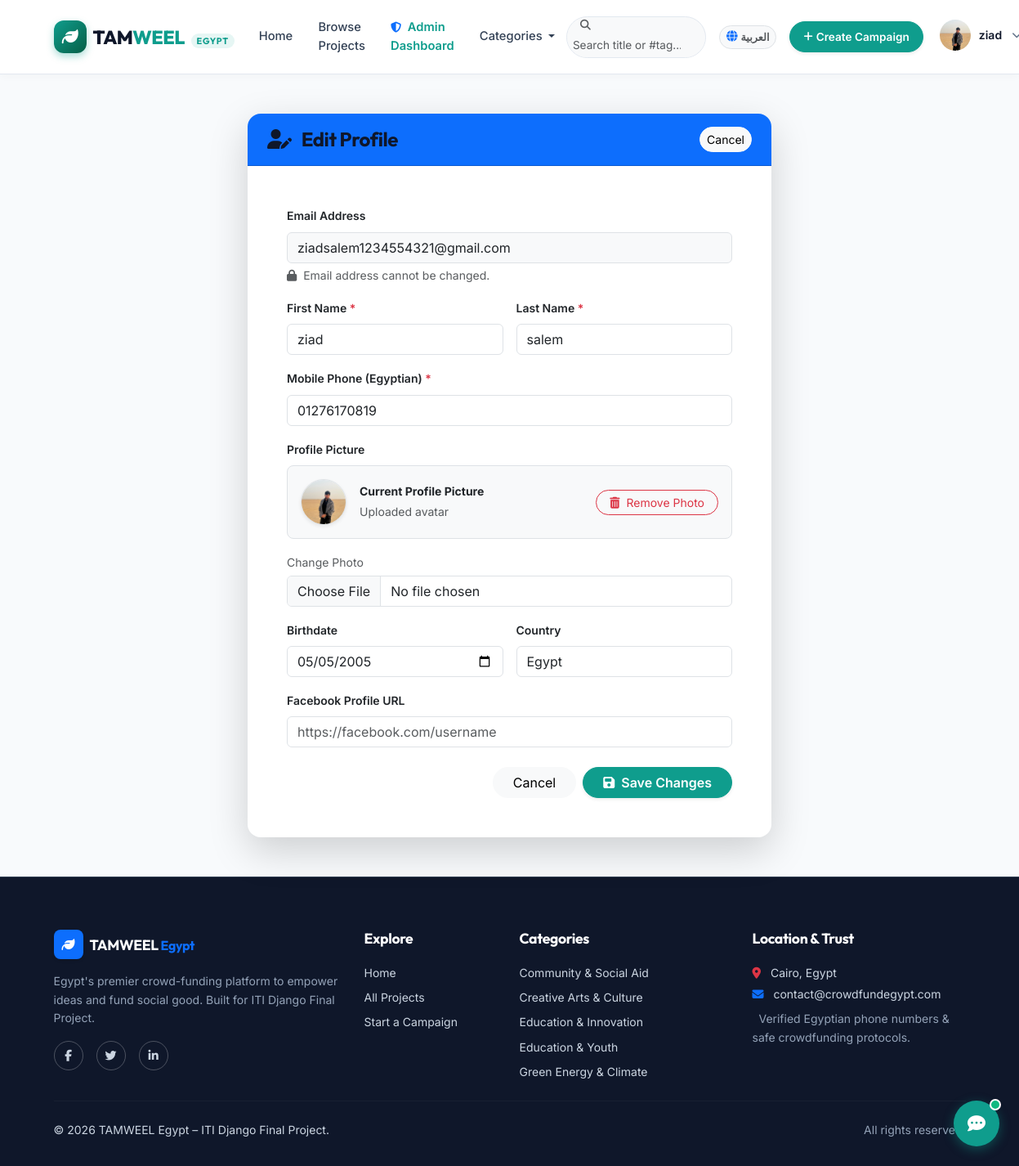
The page /accounts/profile/edit/ (signed in) on the database its author committed.
### accounts/models.py (models this page shows, shortened)
class User(AbstractUser):
    username = None
    email = models.EmailField(_('Email Address'), unique=True)
    first_name = models.CharField(_('First Name'), max_length=150)
    last_name = models.CharField(_('Last Name'), max_length=150)
    mobile_phone = models.CharField(
        _('Mobile Phone'),
        max_length=20,
        blank=True,
        default='',
        validators=[validate_egyptian_phone],
        help_text=_('Egyptian phone number (e.g., 01012345678 or +201012345678)')
    )
    profile_picture = models.ImageField(
        _('Profile Picture'),
        upload_to='profiles/%Y/%m/',
        blank=True,
        null=True
    )
    birthdate = models.DateField(_('Birthdate'), blank=True, null=True)
    facebook_profile = models.URLField(_('Facebook Profile URL'), blank=True, null=True)
    country = models.CharField(_('Country'), max_length=100, blank=True, default='Egypt')
    USERNAME_FIELD = 'email'
    REQUIRED_FIELDS = ['first_name', 'last_name', 'mobile_phone']
    objects = UserManager()
    class Meta:
        verbose_name = _('User')
        verbose_name_plural = _('Users')
        ordering = ['-date_joined']
    def get_full_name(self):
        full_name = f"{self.first_name} {self.last_name}".strip()
        return full_name if full_name else self.email

### projects/models.py (models this page shows, shortened)
class Category(models.Model):
    name = models.CharField(max_length=100, unique=True)
    slug = models.SlugField(max_length=120, unique=True, blank=True)
    description = models.TextField(blank=True)
    created_at = models.DateTimeField(auto_now_add=True)
    class Meta:
        verbose_name = 'Category'
        verbose_name_plural = 'Categories'
        ordering = ['name']

### accounts/views.py (the view)
# urls.py: path('profile/edit/', views.edit_profile_view, name='edit_profile'),
@login_required
def edit_profile_view(request):
    user = request.user
    if request.method == 'POST':
        form = UserProfileEditForm(request.POST, request.FILES, instance=user)
        if form.is_valid():
            form.save()
            messages.success(request, 'Your profile has been updated successfully!')
            return redirect('accounts:profile')
    else:
        form = UserProfileEditForm(instance=user)
    return render(request, 'accounts/edit_profile.html', {'form': form, 'user_obj': user})

### projects/context_processors.py (called while the page is built)
def global_categories(request):
    try:
        categories = Category.objects.all().order_by('name')
    except Exception:
        categories = []
    return {
        'nav_categories': categories,
    }

### templates/accounts/edit_profile.html (shortened to what this page needs)
{% extends 'base.html' %}
{% load i18n %}
{% block content %}
<div class="container py-5">
  <div class="row justify-content-center">
    <div class="col-lg-7">
      <div class="card border-0 shadow-lg rounded-4 overflow-hidden">
        <div class="card-header bg-primary text-white py-3 px-4 d-flex justify-content-between align-items-center">
          <h4 class="fw-bold mb-0"><i class="fa-solid fa-user-pen me-2"></i> {% translate "Edit Profile" %}</h4>
          <a href="{% url 'accounts:profile' %}" class="btn btn-sm btn-light rounded-pill">{% translate "Cancel" %}</a>
        </div>
        <div class="card-body p-4 p-md-5">
          <form method="POST" enctype="multipart/form-data" novalidate>
            <div class="mb-3">
              <label class="form-label fw-semibold small">{% translate "Email Address" %}</label>
              <input type="email" class="form-control bg-light" value="{{ user_obj.email }}" disabled>
              <div class="form-text text-muted">
                <i class="fa-solid fa-lock me-1"></i> {% translate "Email address cannot be changed." %}
              </div>
            </div>
            <div class="row g-3 mb-3">
              <div class="col-md-6">
                <label class="form-label fw-semibold small">{% translate "First Name" %} <span class="text-danger">*</span></label>
                {{ form.first_name }}
              </div>
              <div class="col-md-6">
                <label class="form-label fw-semibold small">{% translate "Last Name" %} <span class="text-danger">*</span></label>
                {{ form.last_name }}
              </div>
            </div>
            <div class="mb-3">
              <label class="form-label fw-semibold small">{% translate "Mobile Phone (Egyptian)" %} <span class="text-danger">*</span></label>
              {{ form.mobile_phone }}
            </div>
            <div class="mb-3">
              <label class="form-label fw-semibold small">{% translate "Profile Picture" %}</label>
              {% if user_obj.profile_picture %}
                <div class="d-flex flex-column flex-sm-row align-items-sm-center justify-content-between p-3 bg-light rounded-3 mb-3 border gap-3">
                  <div class="d-flex align-items-center gap-3">
                    <img src="{{ user_obj.profile_picture.url }}" alt="{{ user_obj.first_name }}" class="rounded-circle object-fit-cover shadow-sm border" width="56" height="56">
                    <div>
                      <span class="small fw-bold d-block text-dark">{% translate "Current Profile Picture" %}</span>
                      <small class="text-muted">{% translate "Uploaded avatar" %}</small>
                    </div>
                  </div>
                  <div>
                    <button type="button" class="btn btn-sm btn-outline-danger rounded-pill px-3" data-bs-toggle="modal" data-bs-target="#removePhotoModal">
                      <i class="fa-solid fa-trash-can me-1"></i> {% translate "Remove Photo" %}
                    </button>
                  </div>
                </div>
              {% endif %}
              <div>
                <label class="form-label small text-muted mb-1">
                  {% if user_obj.profile_picture %}{% translate "Change Photo" %}{% else %}{% translate "Upload New Photo" %}{% endif %}
                </label>
                {{ form.profile_picture }}
              </div>
            </div>
            <div class="row g-3 mb-3">
              <div class="col-md-6">
                <label class="form-label fw-semibold small">{% translate "Birthdate" %}</label>
                {{ form.birthdate }}
              </div>
              <div class="col-md-6">
                <label class="form-label fw-semibold small">{% translate "Country" %}</label>
                {{ form.country }}
              </div>
            </div>
            <div class="mb-4">
              <label class="form-label fw-semibold small">{% translate "Facebook Profile URL" %}</label>
              {{ form.facebook_profile }}
            </div>
            <div class="d-flex justify-content-end gap-2">
              <a href="{% url 'accounts:profile' %}" class="btn btn-light rounded-pill px-4">{% translate "Cancel" %}</a>
              <button type="submit" class="btn btn-primary rounded-pill px-4 fw-semibold shadow-sm">
                <i class="fa-solid fa-save me-1"></i> {% translate "Save Changes" %}
              </button>
            </div>
          </form>
        </div>
      </div>
    </div>
  </div>
</div>
{% endblock %}

### templates/includes/navbar.html (shortened to what this page needs)
{% load i18n %}
{% get_current_language as LANGUAGE_CODE %}
<nav class="navbar navbar-expand-lg navbar-custom sticky-top">
  <div class="container">
    <a class="navbar-brand d-flex align-items-center gap-2 me-lg-3" href="{% url 'home' %}">
      <div class="logo-icon">
        <i class="fa-solid fa-leaf"></i>
      </div>
      <div class="brand-name">
        TAM<span>WEEL</span>
        <span class="brand-badge">Egypt</span>
      </div>
    </a>
    <div class="collapse navbar-collapse" id="navbarSupportedContent">
      <ul class="navbar-nav me-auto mb-2 mb-lg-0 align-items-lg-center gap-lg-1">
        <li class="nav-item">
          <a class="nav-link" href="{% url 'home' %}">{% translate "Home" %}</a>
        </li>
        <li class="nav-item">
          <a class="nav-link" href="{% url 'projects:project_list' %}">{% translate "Browse Projects" %}</a>
        </li>
        {% if user.is_authenticated and user.is_staff %}
          <li class="nav-item">
            <a class="nav-link admin-nav-link" href="{% url 'accounts:dashboard' %}">
              <i class="fa-solid fa-shield-halved me-1 text-primary" style="font-size: 0.82rem;"></i> {% translate "Admin Dashboard" %}
            </a>
          </li>
        {% endif %}
        <li class="nav-item dropdown">
          <a class="nav-link dropdown-toggle" href="#" role="button" data-bs-toggle="dropdown" aria-expanded="false">
            {% translate "Categories" %}
          </a>
        </li>
      </ul>
      <div class="d-flex flex-column flex-lg-row align-items-lg-center gap-2 gap-lg-3 mt-3 mt-lg-0">
        <form action="{% url 'projects:project_list' %}" method="GET" class="header-search-form">
          <div class="input-group input-group-sm header-search-group rounded-pill overflow-hidden border bg-light">
            <span class="input-group-text bg-light border-0 ps-3 pe-2 text-muted">
              <i class="fa-solid fa-magnifying-glass" style="font-size: 0.8rem;"></i>
            </span>
            <input class="form-control bg-light border-0 py-1 pe-3 shadow-none text-dark" type="search" name="q" placeholder="{% translate 'Search title or #tag...' %}" aria-label="{% translate 'Search' %}" style="font-size: 0.85rem; width: 170px;">
          </div>
        </form>
        <div class="language-switcher-wrap">
          <form action="{% url 'set_language' %}" method="post" class="d-inline-flex align-items-center m-0">
            {% if LANGUAGE_CODE == 'ar' %}
              <button type="submit" name="language" value="en" class="btn btn-sm btn-light border rounded-pill px-2 py-1 d-inline-flex align-items-center gap-1 text-muted shadow-none" style="font-size: 0.8rem;" title="Switch to English">
                <i class="fa-solid fa-globe text-primary" style="font-size: 0.85rem;"></i>
                <span class="fw-semibold">EN</span>
              </button>
            {% else %}
              <button type="submit" name="language" value="ar" class="btn btn-sm btn-light border rounded-pill px-2 py-1 d-inline-flex align-items-center gap-1 text-muted shadow-none" style="font-size: 0.8rem;" title="التبديل إلى العربية">
                <i class="fa-solid fa-globe text-primary" style="font-size: 0.85rem;"></i>
                <span class="fw-semibold">العربية</span>
              </button>
            {% endif %}
          </form>
        </div>
        {% if user.is_authenticated %}
          <a class="btn btn-primary btn-sm rounded-pill shadow-sm fw-semibold nav-cta-btn" href="{% url 'projects:project_create' %}">
            <i class="fa-solid fa-plus me-1" style="font-size: 0.8rem;"></i> {% translate "Create Campaign" %}
          </a>
          <div class="dropdown user-account-dropdown-wrap">
            <button class="user-account-btn" type="button" data-bs-toggle="dropdown" aria-expanded="false" id="userAccountMenuButton">
              {% if user.profile_picture %}
                <img src="{{ user.profile_picture.url }}" alt="{{ user.first_name }}" class="user-avatar-img">
              {% else %}
                <span class="user-avatar-initial">
                  {{ user.first_name|first|upper }}
                </span>
              {% endif %}
              <span class="user-account-name">{{ user.first_name }}</span>
              <span class="user-account-chevron"><i class="fa-solid fa-chevron-down"></i></span>
            </button>
          </div>
        {% endif %}
      </div>
    </div>
  </div>
</nav>

### templates/includes/footer.html (shortened to what this page needs)
{% load i18n %}
<footer class="footer-custom mt-auto">
  <div class="container">
    <div class="row g-4">
      <div class="col-lg-4 col-md-6">
        <div class="d-flex align-items-center gap-2 mb-3">
          <span class="d-inline-flex align-items-center justify-content-center bg-primary text-white rounded-3 p-2 shadow-sm" style="width: 36px; height: 36px;">
            <i class="fa-solid fa-leaf"></i>
          </span>
          <h5 class="mb-0 text-white brand-font">TAM<span>WEEL</span> <small class="text-primary fs-6">Egypt</small></h5>
        </div>
        <p class="small text-secondary">
          {% translate "Egypt's premier crowd-funding platform to empower ideas and fund social good. Built for ITI Django Final Project." %}
        </p>
        <div class="d-flex gap-3 mt-3">
          <a href="#" class="btn btn-sm btn-outline-secondary rounded-circle" style="width: 36px; height: 36px; display: inline-flex; align-items: center; justify-content: center;" aria-label="Facebook"><i class="fa-brands fa-facebook-f"></i></a>
          <a href="#" class="btn btn-sm btn-outline-secondary rounded-circle" style="width: 36px; height: 36px; display: inline-flex; align-items: center; justify-content: center;" aria-label="Twitter"><i class="fa-brands fa-twitter"></i></a>
          <a href="#" class="btn btn-sm btn-outline-secondary rounded-circle" style="width: 36px; height: 36px; display: inline-flex; align-items: center; justify-content: center;" aria-label="LinkedIn"><i class="fa-brands fa-linkedin-in"></i></a>
        </div>
      </div>
      <div class="col-lg-2 col-md-6">
        <h5>{% translate "Explore" %}</h5>
        <ul class="list-unstyled small d-flex flex-column gap-2 mb-0">
          <li><a href="{% url 'home' %}">{% translate "Home" %}</a></li>
          <li><a href="{% url 'projects:project_list' %}">{% translate "All Projects" %}</a></li>
          <li><a href="{% url 'projects:project_create' %}">{% translate "Start a Campaign" %}</a></li>
        </ul>
      </div>
      <div class="col-lg-3 col-md-6">
        <h5>{% translate "Categories" %}</h5>
        <ul class="list-unstyled small d-flex flex-column gap-2 mb-0">
          {% if nav_categories %}
            {% for cat in nav_categories|slice:":5" %}
              <li><a href="{% url 'projects:category_projects' slug=cat.slug %}">{{ cat.name }}</a></li>
            {% endfor %}
          {% else %}
            <li><span class="text-muted">{% translate "No categories" %}</span></li>
          {% endif %}
        </ul>
      </div>
      <div class="col-lg-3 col-md-6">
        <h5>{% translate "Location & Trust" %}</h5>
        <p class="small mb-1"><i class="fa-solid fa-location-dot me-2 text-danger"></i> {% translate "Cairo, Egypt" %}</p>
        <p class="small mb-1"><i class="fa-solid fa-envelope me-2 text-primary"></i> contact@crowdfundegypt.com</p>
        <p class="small text-muted mt-2">
           {% translate "Verified Egyptian phone numbers & safe crowdfunding protocols." %}
        </p>
      </div>
    </div>
    <hr class="border-secondary my-4">
    <div class="d-flex flex-column flex-md-row justify-content-between align-items-center small">
      <p class="mb-0">&copy; {% now "Y" %} TAMWEEL Egypt – ITI Django Final Project.</p>
      <p class="mb-0 text-muted">{% translate "All rights reserved." %}</p>
    </div>
  </div>
</footer>

### rows shown on the page
User: profile_picture (picture), first_name "ziad", email "ziadsalem1234554321@gmail.com", last_name "salem", mobile_phone "01276170819", birthdate "05/05/2005", country "Egypt"
Category: name "Community & Social Aid"
Category: name "Creative Arts & Culture"
Category: name "Education & Innovation"
Category: name "Education & Youth"
Category: name "Green Energy & Climate"
